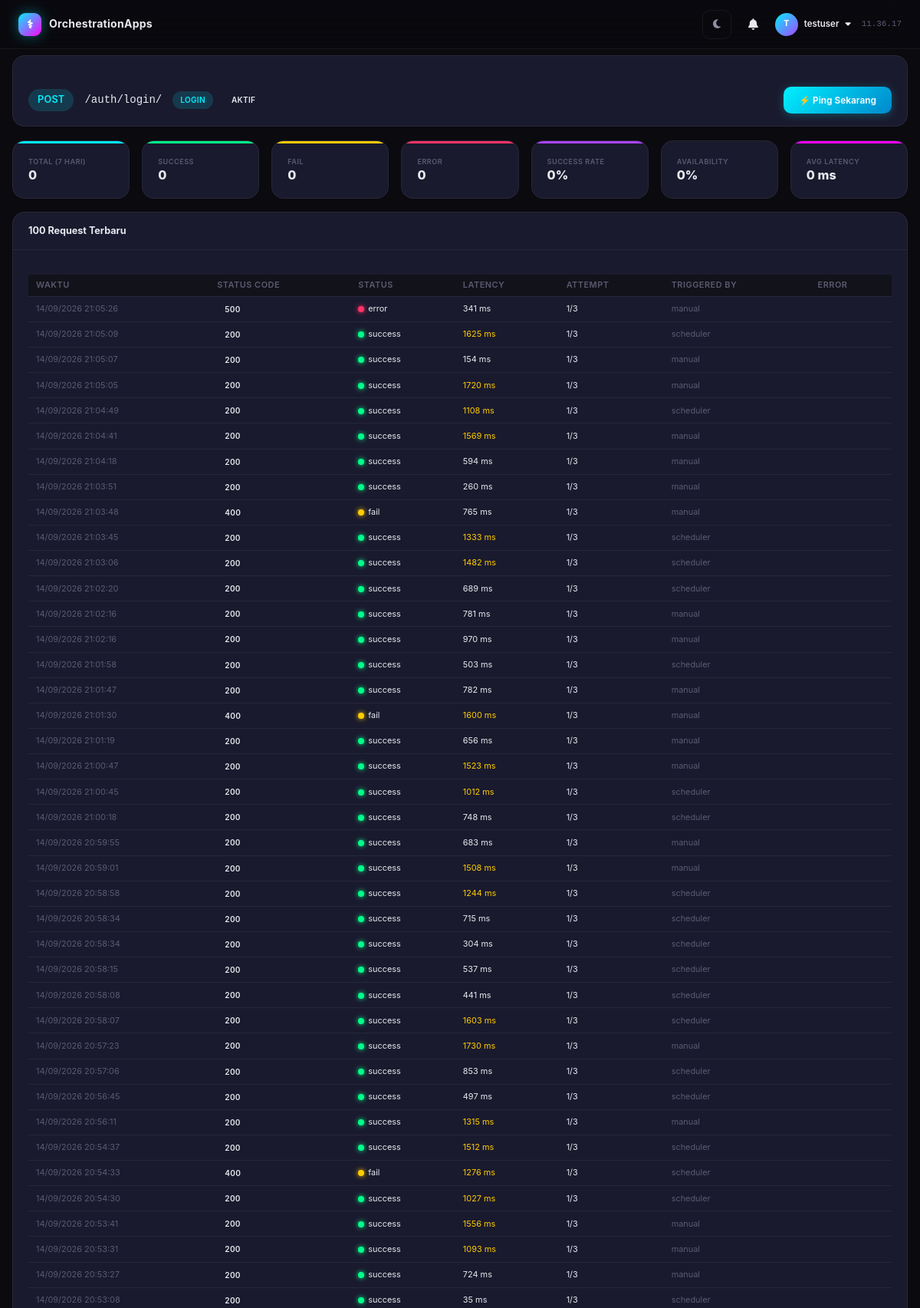
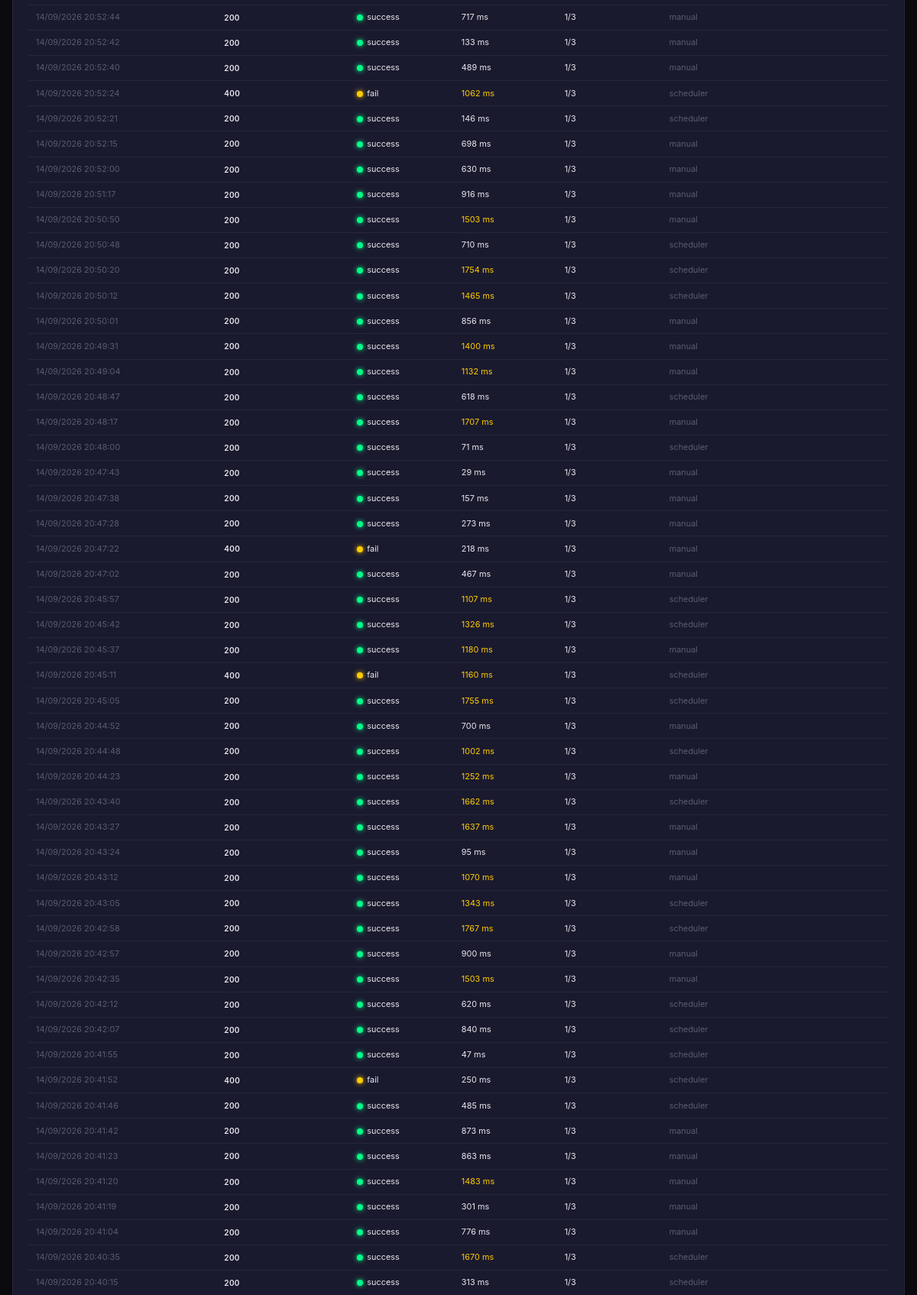
The page /endpoints/1/ (signed in, upper part) on the database its author committed (2 pictures, top to bottom).
### apps/monitor/models.py (models this page shows, shortened)
class APIEndpoint(models.Model):
    name = models.CharField(max_length=120)
    method = models.CharField(max_length=10, default="GET")
    path = models.CharField(max_length=255)  # e.g. /auth/login/
    module = models.CharField(max_length=60, default="general")
    is_active = models.BooleanField(default=True)
    created_at = models.DateTimeField(auto_now_add=True)
    class Meta:
        ordering = ["module", "name"]

class APIRequestLog(models.Model):
    STATUS_SUCCESS = "success"
    STATUS_FAIL = "fail"
    STATUS_ERROR = "error"
    STATUS_CHOICES = [
        (STATUS_SUCCESS, "Success"),
        (STATUS_FAIL, "Fail"),
        (STATUS_ERROR, "Error"),
    ]
    endpoint = models.ForeignKey(
        APIEndpoint,
        on_delete=models.SET_NULL,
        null=True,
        blank=True,
        related_name="logs",
    )
    method = models.CharField(max_length=10)
    path = models.CharField(max_length=255)
    status_code = models.IntegerField(null=True, blank=True)
    status = models.CharField(max_length=10, choices=STATUS_CHOICES, default=STATUS_ERROR)
    response_time_ms = models.FloatField(null=True, blank=True)
    attempt = models.PositiveSmallIntegerField(default=1)
    max_attempts = models.PositiveSmallIntegerField(default=3)
    request_body = models.TextField(blank=True, default="")
    response_body = models.TextField(blank=True, default="")
    error_message = models.TextField(blank=True, default="")
    triggered_by = models.CharField(max_length=80, default="manual")  # manual / scheduler / webhook
    created_at = models.DateTimeField(default=timezone.now)
    class Meta:
        ordering = ["-created_at"]
        indexes = [
            models.Index(fields=["status", "created_at"]),
            models.Index(fields=["path", "created_at"]),
        ]

### apps/monitor/views.py (the view)
# urls.py: path("endpoints/<int:pk>/", views.endpoint_detail, name="endpoint_detail"),
@login_required
def endpoint_detail(request, pk):
    ep = get_object_or_404(APIEndpoint, pk=pk)
    logs = APIRequestLog.objects.filter(endpoint=ep).order_by("-created_at")[:100]
    stats = _stats_for_period_for_endpoint(ep, days=7)
    context = {
        "endpoint": ep,
        "logs": logs,
        "stats": stats,
        "active_menu": "endpoints",
    }
    return render(request, "monitor/endpoint_detail.html", context)

### apps/monitor/views.py (called while the page is built)
def _stats_for_period_for_endpoint(ep, days=7):
    since = timezone.now() - timedelta(days=days)
    qs = APIRequestLog.objects.filter(endpoint=ep, created_at__gte=since)
    total = qs.count()
    success = qs.filter(status="success").count()
    fail = qs.filter(status="fail").count()
    error = qs.filter(status="error").count()
    avg_ms = qs.aggregate(a=Avg("response_time_ms"))["a"] or 0
    reachable = success + qs.filter(
        status="fail", status_code__gte=400, status_code__lt=500
    ).count()
    rate = round((success / total * 100), 1) if total else 0
    avail = round((reachable / total * 100), 1) if total else 0
    return {
        "total": total, "success": success, "fail": fail,
        "error": error, "avg_ms": round(avg_ms, 1),
        "success_rate": rate, "availability": avail,
    }

### templates/monitor/endpoint_detail.html (shortened to what this page needs)
{% extends "base.html" %}
{% block content %}
<div class="card" style="margin-bottom:1.25rem">
  <div class="card__body" style="display:flex;align-items:center;gap:1rem;flex-wrap:wrap">
    <span class="badge badge--method-{{ endpoint.method|lower }}" style="font-size:.9rem;padding:4px 12px">{{ endpoint.method }}</span>
    <code style="font-size:1rem">{{ endpoint.path }}</code>
    <span class="badge badge--module">{{ endpoint.module }}</span>
    {% if endpoint.is_active %}<span class="badge badge--success">Aktif</span>{% else %}<span class="badge badge--muted">Nonaktif</span>{% endif %}
    <div style="margin-left:auto">
      <button class="btn btn--primary ping-btn" data-id="{{ endpoint.pk }}">⚡ Ping Sekarang</button>
    </div>
  </div>
</div>
<div class="kpi-grid" style="grid-template-columns:repeat(auto-fill,minmax(150px,1fr));margin-bottom:1.25rem">
  <div class="kpi-card kpi-card--total">
    <div class="kpi-card__body">
      <span class="kpi-card__label">Total (7 hari)</span>
      <span class="kpi-card__value">{{ stats.total }}</span>
    </div>
  </div>
  <div class="kpi-card kpi-card--success">
    <div class="kpi-card__body">
      <span class="kpi-card__label">Success</span>
      <span class="kpi-card__value">{{ stats.success }}</span>
    </div>
  </div>
  <div class="kpi-card kpi-card--fail">
    <div class="kpi-card__body">
      <span class="kpi-card__label">Fail</span>
      <span class="kpi-card__value">{{ stats.fail }}</span>
    </div>
  </div>
  <div class="kpi-card kpi-card--error">
    <div class="kpi-card__body">
      <span class="kpi-card__label">Error</span>
      <span class="kpi-card__value">{{ stats.error }}</span>
    </div>
  </div>
  <div class="kpi-card kpi-card--rate">
    <div class="kpi-card__body">
      <span class="kpi-card__label">Success Rate</span>
      <span class="kpi-card__value">{{ stats.success_rate }}%</span>
    </div>
  </div>
  <div class="kpi-card kpi-card--avail">
    <div class="kpi-card__body">
      <span class="kpi-card__label">Availability</span>
      <span class="kpi-card__value">{{ stats.availability }}%</span>
    </div>
  </div>
  <div class="kpi-card kpi-card--latency">
    <div class="kpi-card__body">
      <span class="kpi-card__label">Avg Latency</span>
      <span class="kpi-card__value">{{ stats.avg_ms }} ms</span>
    </div>
  </div>
</div>
<div class="card">
  <div class="card__header">
    <h2 class="card__title">100 Request Terbaru</h2>
  </div>
  <div class="card__body">
    <table class="table table--compact">
      <thead>
        <tr>
          <th>Waktu</th>
          <th>Status Code</th>
          <th>Status</th>
          <th>Latency</th>
          <th>Attempt</th>
          <th>Triggered By</th>
          <th>Error</th>
        </tr>
      </thead>
      <tbody>
        {% for log in logs %}
        <tr>
          <td class="text-muted text-sm">{{ log.created_at|date:"d/m/Y H:i:s" }}</td>
          <td>
            <span class="badge {% if log.status_code >= 200 and log.status_code < 300 %}badge--success{% elif log.status_code >= 400 and log.status_code < 500 %}badge--warn{% elif log.status_code %}badge--error{% else %}badge--muted{% endif %}">
              {{ log.status_code|default:"—" }}
            </span>
          </td>
          <td><span class="status-dot status-dot--{{ log.status }}"></span>{{ log.status }}</td>
          <td class="{% if log.response_time_ms > 2000 %}text-danger{% elif log.response_time_ms > 1000 %}text-warn{% endif %}">
            {{ log.response_time_ms|floatformat:0|default:"—" }} ms
          </td>
          <td class="{% if log.attempt > 1 %}text-warn{% endif %}">{{ log.attempt }}/{{ log.max_attempts }}</td>
          <td class="text-muted">{{ log.triggered_by }}</td>
          <td class="text-danger text-sm" style="max-width:200px;overflow:hidden;text-overflow:ellipsis;white-space:nowrap" title="{{ log.error_message }}">
          </td>
        </tr>
        {% empty %}
        <tr><td colspan="7" class="text-center text-muted" style="padding:2rem">Belum ada log untuk endpoint ini.</td></tr>
        {% endfor %}
      </tbody>
    </table>
  </div>
</div>
{% endblock %}

### templates/partials/navbar.html (shortened to what this page needs)
<header class="navbar">
  <div class="navbar__brand">
    <span class="navbar__logo">⚕</span>
    <span class="navbar__title">OrchestrationApps</span>
  </div>
  <div class="navbar__right">
    <button class="navbar__theme" id="themeToggle" title="Ubah tema" aria-label="Ubah tema">
      <i class="fa-solid fa-moon"></i>
    </button>
    <div class="navbar__notify" id="notifyBell">
      <button class="navbar__bell" id="bellBtn" title="Notifikasi" aria-label="Notifikasi">
        <i class="fa-solid fa-bell"></i>
      </button>
    </div>
    <div class="navbar__user" id="userMenuWrap">
      <div class="navbar__avatar">{{ request.user.username|first|upper }}</div>
      <span>{{ request.user.username }}</span>
      <i class="fa-solid fa-caret-down"></i>
    </div>
    <span class="navbar__time" id="clock"></span>
  </div>
</header>

### static/css/theme.css (style rules this page uses)
:root { --bg-primary: #0a0a0f; --bg-secondary: #12121a; --bg-card: #1a1a2e; --bg-card-hover: #1f1f35; --bg-input: #16162a; --bg-sidebar: #0d0d18; --bg-topbar: rgba(10, 10, 15, 0.85); --text-primary: #e8e8f0; --text-secondary: #9090a8; --text-muted: #5a5a72; --neon-cyan: #00f0ff; --neon-cyan-dim: rgba(0, 240, 255, 0.15); --neon-cyan-glow: rgba(0, 240, 255, 0.4); --neon-magenta: #ff00ff; --neon-magenta-dim: rgba(255, 0, 255, 0.15); --neon-green: #00ff88; --neon-green-dim: rgba(0, 255, 136, 0.15); --neon-red: #ff3366; --neon-red-dim: rgba(255, 51, 102, 0.15); --neon-yellow: #ffcc00; --neon-yellow-dim: rgba(255, 204, 0, 0.15); --neon-orange: #ff8800; --neon-purple: #aa44ff; --border-color: rgba(255, 255, 255, 0.06); --border-active: rgba(0, 240, 255, 0.3); --shadow-sm: 0 2px 8px rgba(0, 0, 0, 0.3); --shadow-md: 0 4px 20px rgba(0, 0, 0, 0.4); --shadow-lg: 0 8px 40px rgba(0, 0, 0, 0.5); --shadow-neon: 0 0 15px rgba(0, 240, 255, 0.15); --radius-sm: 6px; --radius-md: 10px; --radius-lg: 16px; --radius-xl: 24px; --font-main: 'Inter', 'Segoe UI', sans-serif; --font-mono: 'JetBrains Mono', 'Fira Code', monospace; --transition: 0.2s ease; --transition-slow: 0.4s cubic-bezier(0.4, 0, 0.2, 1); --sidebar-width: 260px; --topbar-height: 64px; --color-text: #e8e8f0; --color-muted: #9090a8; --color-border: rgba(255, 255, 255, 0.06); --bg-canvas: #05060c; --node-fill: rgba(28, 32, 54, 0.92); --node-stroke: rgba(120, 150, 255, 0.45); --node-title: #f4f6ff; --node-tech: #9aa6d6; --tooltip-bg: #0c0c18; --tooltip-text: #ffffff; --feed-title: #f4f6ff; --feed-accent: #c8cdf0; --ns-val: #eef0ff; --ai-value: #e6e7f6; --ai-head: #cdbcff; --db-name: #c8cdf0; --db-sub: #c8cdf0; --icon-color: #9aa6d6; --grid-line: rgba(120, 160, 255, 0.07); --grid-major: rgba(120, 160, 255, 0.12); }
*, *::before, *::after { margin: 0; padding: 0; box-sizing: border-box; }
html { font-size: 14px; scroll-behavior: smooth; }
body { font-family: var(--font-main); background: var(--bg-primary); color: var(--text-primary); line-height: 1.6; overflow-x: hidden; min-height: 100vh; transition: background var(--transition), color var(--transition); }
.app-layout { display: block; min-height: 100vh; }
.card { background: var(--bg-card); border: 1px solid var(--border-color); border-radius: var(--radius-lg); padding: 24px; transition: all var(--transition); }
.btn { display: inline-flex; align-items: center; gap: 8px; padding: 10px 20px; border-radius: var(--radius-md); font-family: var(--font-main); font-size: 0.85rem; font-weight: 600; cursor: pointer; border: 1px solid transparent; transition: all var(--transition); text-decoration: none; white-space: nowrap; }
.table { width: 100%; border-collapse: collapse; font-size: 0.85rem; }
.table thead th { padding: 12px 16px; text-align: left; font-weight: 600; font-size: 0.75rem; text-transform: uppercase; letter-spacing: 0.5px; color: var(--text-muted); background: var(--bg-secondary); border-bottom: 1px solid var(--border-color); white-space: nowrap; }
.table tbody tr { transition: background var(--transition); border-bottom: 1px solid var(--border-color); }
.table tbody td { padding: 12px 16px; vertical-align: middle; }
.badge { display: inline-flex; align-items: center; gap: 4px; padding: 3px 10px; border-radius: 20px; font-size: 0.72rem; font-weight: 600; text-transform: uppercase; letter-spacing: 0.3px; }
.text-muted { color: var(--text-muted); }
.text-sm { font-size: 0.78rem; }

### rows shown on the page
APIEndpoint: method "POST", path "/auth/login/", module "LOGIN"

### other values the page prints
{{ request.user.username|first|upper }} "T"
{{ request.user.username }} "testuser"
{{ stats.total }} "0"
{{ stats.success }} "0"
{{ stats.fail }} "0"
{{ stats.error }} "0"
{{ stats.success_rate }} "0"
{{ stats.availability }} "0"
{{ stats.avg_ms }} "0"
